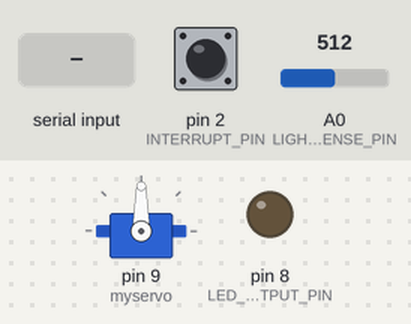
This program was run on a simulated Arduino Uno, built with avr-gcc and run on an emulated ATmega328P. Parts: servo, output pins drawn as LEDs (lit = HIGH). The test bench sets the inputs (shaded band); at power-on: A0 (LIGHT_SENSE_PIN) = 512, pin 2 (INTERRUPT_PIN) HIGH. What the program prints to the serial monitor is not drawn.

Above: at 1.8 s.
1.9 s: "90,45\n" received over Serial
4.9 s: A0 (LIGHT_SENSE_PIN) set to 0
At 5.7 s:
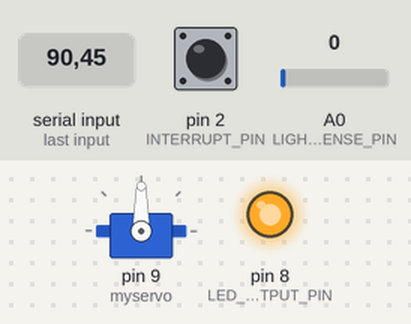
7.9 s: A0 (LIGHT_SENSE_PIN) set to 122
At 10.8 s:
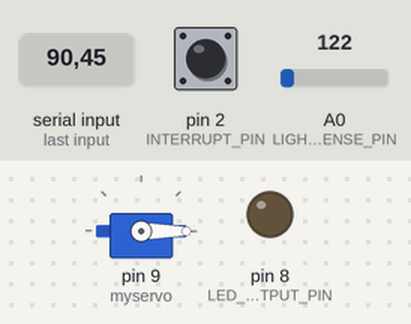
10.9 s: pin 2 (INTERRUPT_PIN) pulled LOW for 1 s
At 13.2 s:
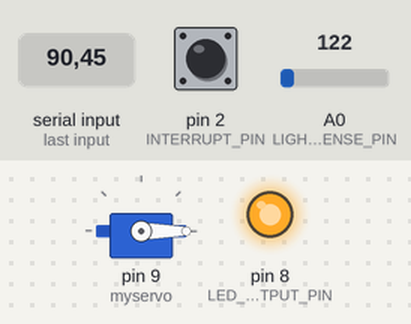
14.9 s: A0 (LIGHT_SENSE_PIN) set to 0
At 15.06 s:
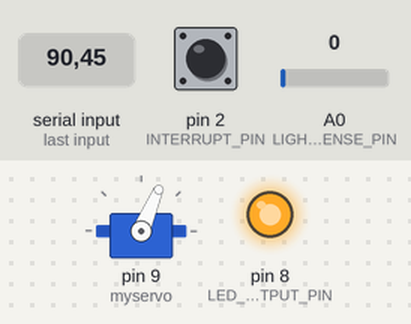
17.9 s: pin 2 (INTERRUPT_PIN) pulled LOW for 3.2 s
Timing chart, 0 to 23.6 s (numbered marks = the images above; inputs shaded):
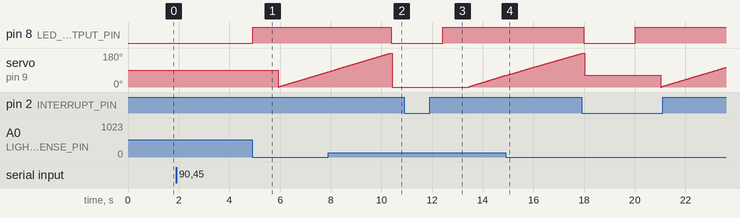

Measured:
- after the input at 1.9 s, every drawn part: stays the same
- after the input at 14.9 s, pin 8 (LED_OUTPUT_PIN): stays HIGH (without the input it goes to LOW after 2.9 s)

The program:

main.cpp
```cpp
#include <Arduino.h>
#include <Servo.h>
#define LIGHT_SENSE_PIN A0
#define LED_OUTPUT_PIN 8
#define INTERRUPT_PIN 2
volatile byte state = LOW;
int delay_const = 1000;
int scan_delay = 0;
int sensitivity = 0;
int curr_val;
int max_angle;
int curr_angle = 0;
int max_val = 0;
int counter = 0;
Servo myservo;

void blink() {
  state = !digitalRead(INTERRUPT_PIN);
}
int get_val(){
    int val;
    val = analogRead(LIGHT_SENSE_PIN);
    val = 1023-val;
    return val;
}
void scan(){
        delay(delay_const); //delay before scan begins
        max_val = 0; //reset the max value
        Serial.println("Scanning the area");
        digitalWrite(LED_OUTPUT_PIN, true); //turn on LED
        delay(delay_const);
        for (curr_angle = 0; curr_angle <= 180; curr_angle += 1) { // goes from 0 degrees to 180 degrees, in steps of 1 degree
            myservo.write(curr_angle); // tell servo to go to position in variable 'pos'
            Serial.println(curr_angle);
            delay(15); // waits 15ms for the servo to reach the position
            curr_val = get_val();
            Serial.print("light amount: ");
            Serial.println(curr_val);
            if(curr_val>max_val){
                Serial.println("updating max val and angle: ");
                max_val = curr_val;
                max_angle = curr_angle;
                Serial.println(max_val);
                Serial.println(max_angle);
            }
        }
    digitalWrite(LED_OUTPUT_PIN, false); //turn off LED when scan is complete
    Serial.println("Scan complete");
    Serial.print("Moving to: ");
    Serial.print(max_angle);
    Serial.println(" degrees");
    myservo.write(max_angle);
    delay(delay_const);
}
void get_inputs(){
    Serial.print("Enter the delay in seconds: ");
    delay(delay_const);
    while(Serial.available() == 0){
        scan_delay = delay_const*Serial.parseInt();
    }
    Serial.println(scan_delay);

    Serial.print("Enter the sensitivity (100-200): ");
    delay(delay_const);
    while(Serial.available() == 0 || sensitivity == 0){
        sensitivity = Serial.parseInt();
    }
    Serial.println(sensitivity);
    delay(delay_const);
}
void setup() {
Serial.begin(9600);
attachInterrupt(digitalPinToInterrupt(INTERRUPT_PIN), blink, CHANGE);
pinMode(LED_OUTPUT_PIN, OUTPUT);
pinMode(INTERRUPT_PIN, INPUT_PULLUP);
myservo.attach(9); // attaches the servo on pin 9 to the servo object
}
void loop() {
    //get user inputs
    get_inputs();
    Serial.println("Press button anytime to start a scan: ");

    //checks the flag, sensitivity and delay, each event can trigger a scan
    while(true){
        while(state == LOW){
            counter ++;
            curr_val = get_val();
            delay(1); // 1ms delay for every counter increment
            if(curr_val < (max_val-sensitivity) || curr_val > (max_val+sensitivity)){
                Serial.println("Light Source moved, starting new scan: ");
                break;
            }
            if(counter == scan_delay){
                Serial.println("Delay time reached, starting new scan");
                break;
            }
            continue;
        }
        scan();
    }
}
```
